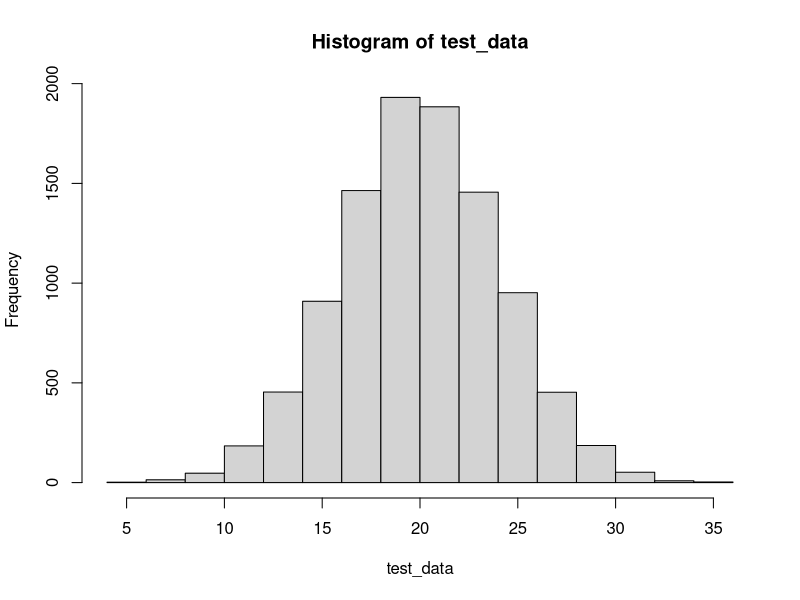

Write R code to recreate this figure.
#Question 1
names <- c("Hayden", "Jordan", "Brian", "Laurel")
names


#Question 2
genders <- c("Male", "Male", "Male", "Female")
genders


#Question 3
people <- data.frame(NAMES = names, GENDERS = genders)
people


#Question 4
people$TOWNS <- c("Rochester", "Rochester", "Buffalo", "Syracuse")
people


#Question 5
#install.packages("ggplot2")
library("ggplot2")


#Question 6
test_data <- rnorm(10000, mean = 20, sd = 4)
hist(test_data)


#Question 7
#help(sprintf)
#help(paste)


#Question 8
movies <- c("Avengers", "Harry Potter", "Saving Private Ryan", "Incredibles", "Step Brothers")
actors <- c("Will Ferrell", "Tom Hanks")
concat <- c(movies,actors)
concat

#Question 9
sum_three <- function(num1, num2, num3) {
  return (num1 + num2 + num3)
}
#sum_three(1,3,5)


#Bonus
mutate_vector <- function(first, last, vector){
  vector[1] <- first 
  vector[length(vector)] <- last
  return(vector)
}
#mutate_vector(1,9, c(2,4,2,84,3,5,6))